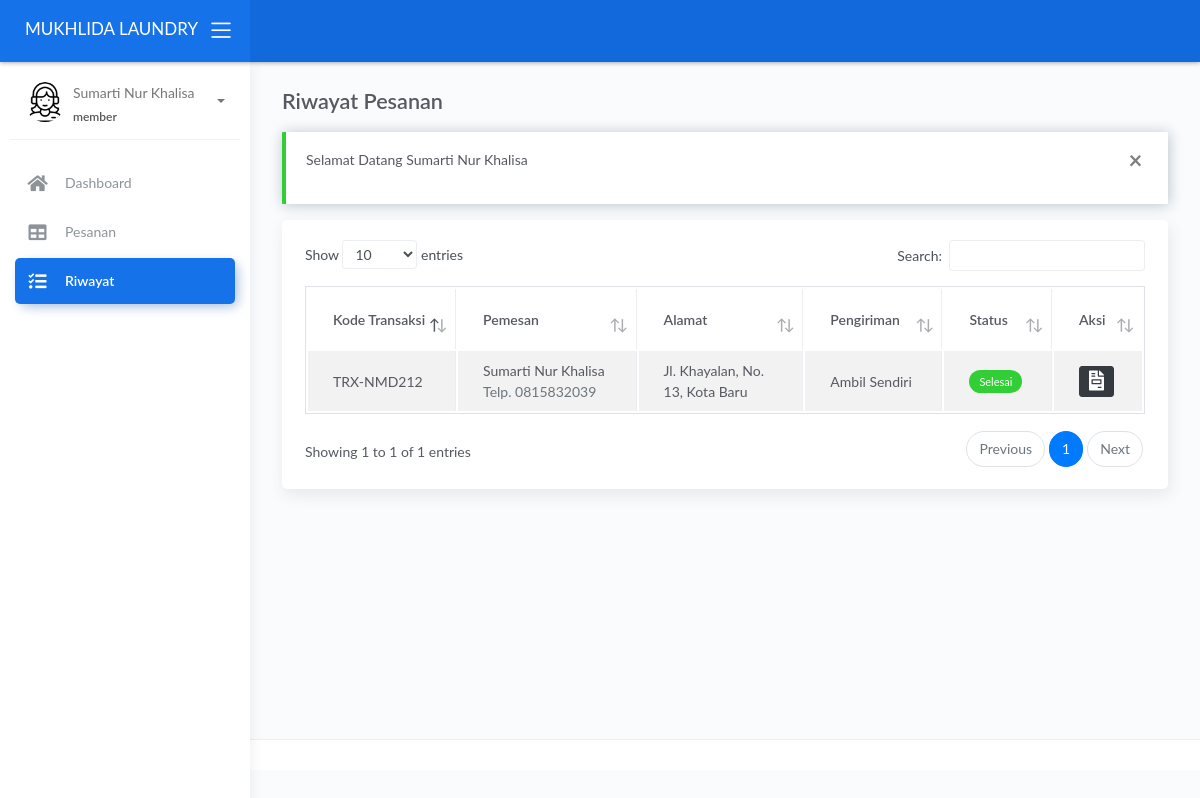
Page /member/index.php?page=riwayat (signed in) on the earlier database version.
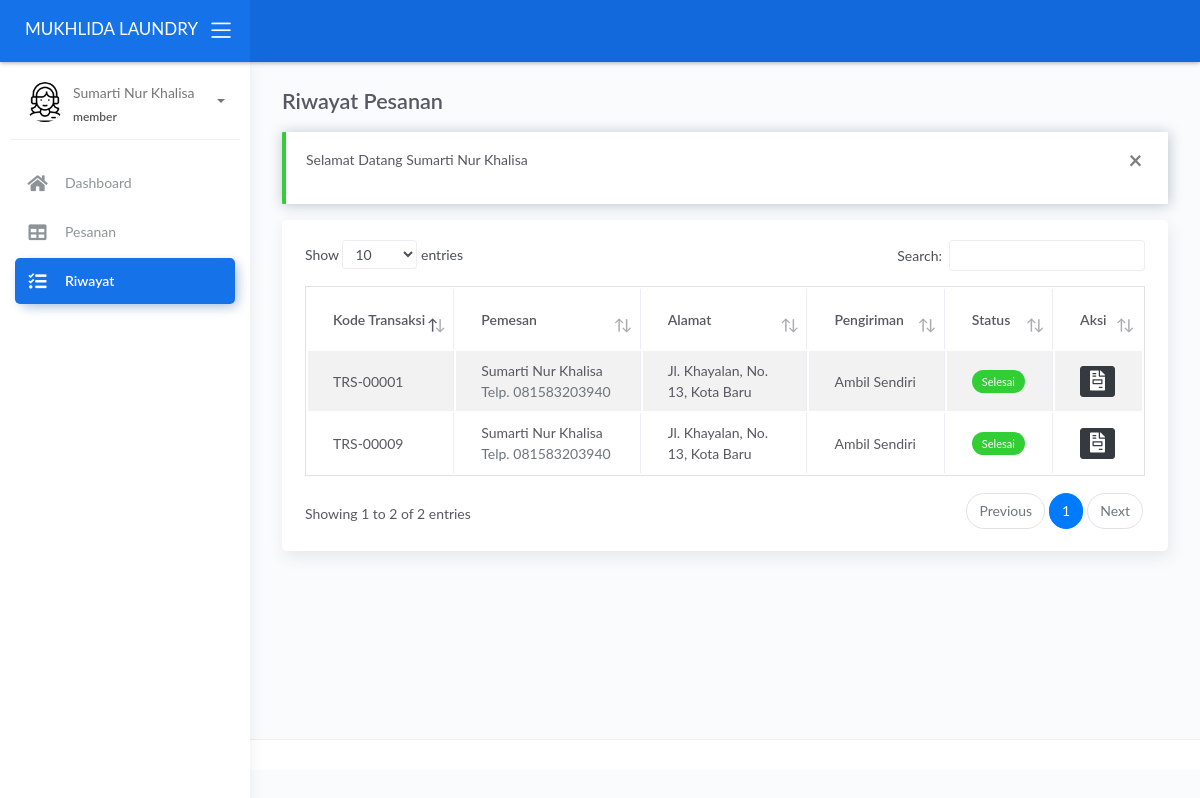
Same page on the later database version.
### tables this page shows
CREATE TABLE IF NOT EXISTS `transaksi` (
  `kode_transaksi` varchar(10) NOT NULL,
  `tgl_transaksi` timestamp NOT NULL DEFAULT CURRENT_TIMESTAMP,
  `pemesan` varchar(50) NOT NULL,
  `telp` varchar(15) NOT NULL,
  `alamat` varchar(255) NOT NULL,
  `logistik` enum('Diantar','Ambil Sendiri') NOT NULL DEFAULT 'Ambil Sendiri',
  `diskon` int(2) NOT NULL DEFAULT '0',
  `total` float NOT NULL,
  `tunai` float NOT NULL,
  `status` enum('0','1','2','3','4') NOT NULL DEFAULT '0' COMMENT '0 - menunggu, 1 - dikerjakan, 2 - selesai dikerjakan, 3 - dikirim, 4 - selesai',
  `update_at` timestamp NOT NULL DEFAULT CURRENT_TIMESTAMP ON UPDATE CURRENT_TIMESTAMP,
  `id_member` varchar(5) NOT NULL DEFAULT '0'
);

### member/sistem/content.php (called while the page is built, shortened)
<?php
$get_page = $_GET['page'];
switch ($get_page) {
    case 'riwayat':
        $title = 'Riwayat Pesanan';
        break;
}

### member/views/riwayat.php (the view, shortened to what this page needs)
<?php
$query = mysqli_query($koneksi, "SELECT * FROM transaksi WHERE status = '4' AND id_member = '$_SESSION[id]' ORDER BY status ASC, tgl_transaksi ASC");
?>
<div class="page-inner">
    <div class="row heading">
        <div class="col-8">
            <h2 class="pb-2 fw-bold"><?= $title ?></h2>
        </div>
    </div>
    <?php if (@$_SESSION['pesan']): ?>
        <div class="alert alert-<?= $_SESSION['pesan']['status'] == 'error' ? 'danger' : $_SESSION['pesan']['status'] ?> alert-dismisable fade show" role="alert">
            <button class="close" data-dismiss="alert" aria-label="Close">
                <span aria-hidden="true">&times;</span>
            </button>
            <p><?= $_SESSION['pesan']['msg'] ?></p>
        </div>
    <?php endif; ?>
    <div class="main-content">
        <div class="card">
            <div class="card-body px-2">
                <table class="table table-striped table-bordered data-table">
                    <thead>
                        <th>Kode Transaksi</th>
                        <th>Pemesan</th>
                        <th width="20%">Alamat</th>
                        <th>Pengiriman</th>
                        <th>Status</th>
                        <th>Aksi</th>
                    </thead>
                    <tbody>
                        <?php while ($row = mysqli_fetch_assoc($query)): ?>
                            <tr>
                                <td><?= $row['kode_transaksi'] ?></td>
                                <td>
                                    <span><?= $row['pemesan'] ?></span> <br>
                                    <span class="text-muted">Telp. <?= $row['telp'] ?></span>
                                </td>
                                <td><?= $row['alamat'] ?></td>
                                <td>
                                    <?= $row['logistik'] ?>
                                </td>
                                <td>
                                    <?php if ($row['status'] == '4') echo "<span class=\"badge badge-success\">Selesai</span>" ?>
                                </td>
                                <td>
                                    <a href="#detail-transaksi" class="btn btn-dark btn-xs btn-detail-transaksi py-1" data-toggle="modal" data-target="#detail-transaksi" data-kt="<?= base64_encode($row['kode_transaksi']) ?>"><i class="fa fa-file-invoice fa-2x"  data-toggle="tooltip" data-placement="top" title="Detail Transaksi"></i></a>
                                </td>
                            </tr>
                        <?php endwhile; ?>
                    </tbody>
                </table>
            </div>
        </div>
    </div>
</div>

Differences in the rows shown:
removed transaksi: kode_transaksi "TRX-NMD212", pemesan "Sumarti Nur Khalisa", telp "0815832039", alamat "Jl. Khayalan, No. 13, Kota Baru", logistik "Ambil Sendiri", status "Selesai"
added transaksi: kode_transaksi "TRS-00001", pemesan "Sumarti Nur Khalisa", telp "081583203940", alamat "Jl. Khayalan, No. 13, Kota Baru", logistik "Ambil Sendiri", status "Selesai"
added transaksi: kode_transaksi "TRS-00009", pemesan "Sumarti Nur Khalisa", telp "081583203940", alamat "Jl. Khayalan, No. 13, Kota Baru", logistik "Ambil Sendiri", status "Selesai"
Other differences:
text written by a page script: "Show entries Search: Showing 1 to 1 of 1 entries Previous 1 Next" → "Show entries Search: Showing 1 to 2 of 2 entries Previous 1 Next"
